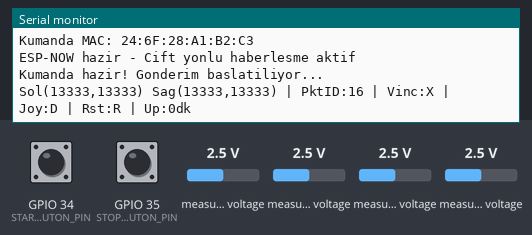
Simulated run of this sketch. Board: ESP32. Shown: the last lines printed to the serial monitor. The inputs (shaded band) are chosen by the test bench; at power-on: measured voltage 2.5 V, GPIO 34 (START_BUTON_PIN) HIGH, GPIO 35 (STOP_BUTON_PIN) HIGH.

Above: at 2.4 s.
2.5 s: measured voltage (sensor 200) set to 0.1 V
At 5.2 s:
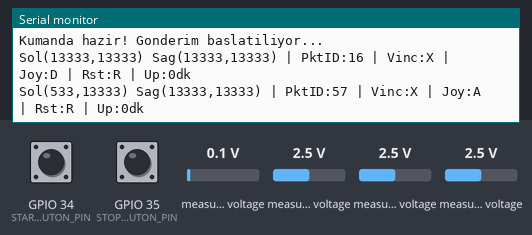
5.5 s: GPIO 34 (START_BUTON_PIN) pulled LOW for 0.15 s
At 5.88 s:
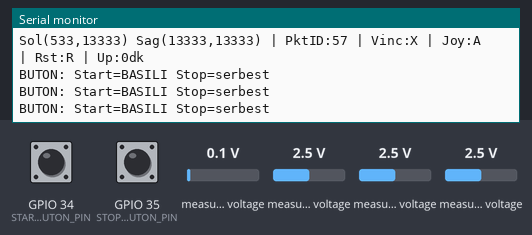
7.1 s: GPIO 35 (STOP_BUTON_PIN) pulled LOW for 0.15 s
At 7.9 s:
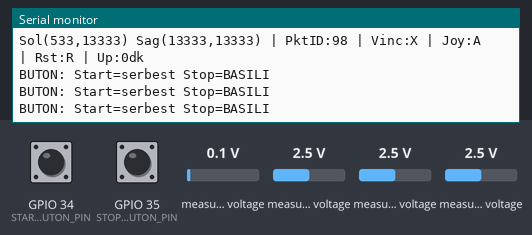
8.7 s: measured voltage (sensor 201) set to 0.1 V
At 9.8 s:
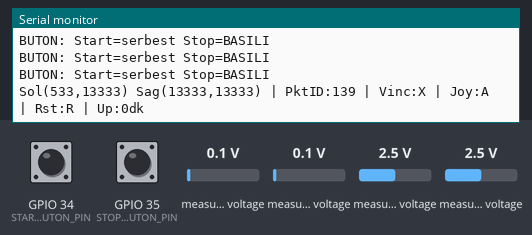
10.2 s: measured voltage (sensor 202) set to 0.1 V
At 10.2 s:
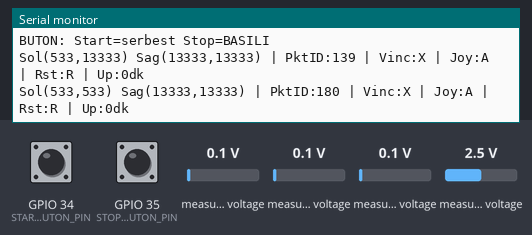
11.7 s: measured voltage (sensor 203) set to 0.1 V
At 12.6 s:
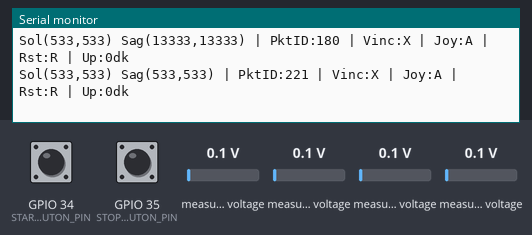
Timing chart, 0 to 14.2 s (numbered marks = the images above; inputs shaded):
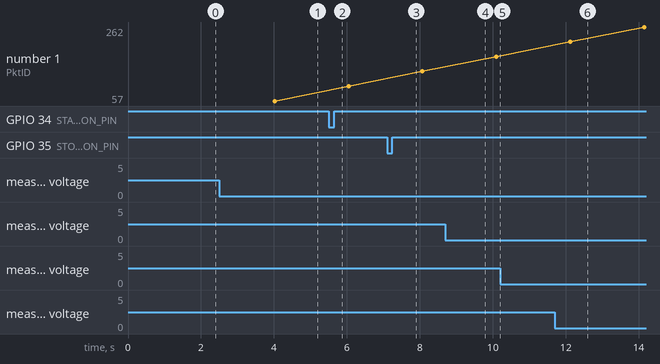

The sketch:

remoteesp.ino
```cpp
// ESP32 Kumanda Kodu v2.1 - Stabilizasyon ve Debug Düzeltmeleri
#include <WiFi.h>
#include <esp_now.h>
#include <Wire.h>
#include <Adafruit_ADS1X15.h>
#include <esp_task_wdt.h> // 🐕 WATCHDOG KÜTÜPHANESİ

// 🐕 WATCHDOG AYARLARI
#define WATCHDOG_TIMEOUT 2     // 2 SANİYE - Kumanda donma koruması
#define WATCHDOG_CHECK_INTERVAL 1500 // 1.5 saniyede bir besleme kontrolü

// ADS1115 nesnesi
Adafruit_ADS1115 ads;

// I2C pinleri
#define SDA_PIN 21
#define SCL_PIN 22
#define I2C_FREQ 50000  // 50kHz

// BUTON PİNLERİ - 10K PULL-UP İLE
#define START_BUTON_PIN 34  // Motor Start butonu
#define STOP_BUTON_PIN 35   // Motor Stop butonu

// Vinç ESP32'nin MAC adresi
uint8_t receiverMAC[] = {0x68, 0x25, 0xDD, 0xEF, 0x11, 0x94};

// Kumanda → Vinç veri yapısı - BUTON DESTEKLİ
typedef struct {
  int16_t solJoyX;
  int16_t solJoyY;
  int16_t sagJoyX;
  int16_t sagJoyY;
  bool baglanti;
  bool startButon;  // GPIO34 - Motor Start butonu
  bool stopButon;   // GPIO35 - Motor Stop butonu
  uint32_t paketID;
  uint32_t checksum;
} KumandaVeri;

// Vinç → Kumanda cevap yapısı
typedef struct {
  bool vinçHazir;
  uint32_t alinanPaketID;
  uint8_t hataKodu;
} VinçCevap;

KumandaVeri veri;
VinçCevap sonVinçCevap;
int i2cHataCount = 0;
uint32_t paketSayaci = 1;
unsigned long sonVinçCevapZamani = 0;
bool vinçBaglantiDurumu = false;

// OTOMATIK RESTART SİSTEMİ değişkenleri
unsigned long sistemBaslangic = 0;
unsigned long restartSuresi = 3600000;  // 1 saat
bool joystickAktif = false;
unsigned long restartBeklemeBaslangic = 0;
bool restartBeklemeModu = false;

// AKILLI DEADZONE
const int16_t solJoyMerkezX = 13764;
const int16_t solJoyMerkezY = 13617;
const int16_t sagJoyMerkezX = 13662;
const int16_t sagJoyMerkezY = 13162;
const int16_t deadzoneTolerans = 600;

// 🐕 WATCHDOG SETUP
void watchdogSetup() {
  esp_task_wdt_config_t wdt_config = {
    .timeout_ms = WATCHDOG_TIMEOUT * 1000,
    .trigger_panic = true
  };
  if (esp_task_wdt_init(&wdt_config) != ESP_OK) {
      Serial.println("HATA: Watchdog başlatılamadı!");
  }
  if (esp_task_wdt_add(NULL) != ESP_OK) {
    Serial.println("HATA: Mevcut görev watchdog'a eklenemedi!");
  }
  Serial.printf("*** WATCHDOG AKTİF: %d saniye timeout ***\n", WATCHDOG_TIMEOUT);
}

// 🐕 WATCHDOG YÖNETİMİ
void watchdogYonetimi() {
    // Kumanda için watchdog'u her döngüde beslemek genellikle yeterlidir.
    // Sadece I2C hattı gibi kritik bir donanım uzun süre kilitlenirse devreye girmesi hedeflenir.
    esp_task_wdt_reset();
}

// ESP-NOW gönderim callback
void veriGonderildi(const uint8_t *mac_addr, esp_now_send_status_t status) {
  // Bu fonksiyonu basit tutmak genellikle daha iyidir.
}

// Vinç cevabı alma callback
void vinçCevabiAlindi(const esp_now_recv_info *recv_info, const uint8_t *incomingData, int len) {
  if (len != sizeof(VinçCevap)) {
    return;
  }
  sonVinçCevap = *(VinçCevap*)incomingData;
  sonVinçCevapZamani = millis();
  vinçBaglantiDurumu = true;
}

// AKILLI DEADZONE KONTROLÜ
bool joystickDeadzoneDa() {
  if (abs(veri.solJoyX - solJoyMerkezX) > deadzoneTolerans || abs(veri.solJoyY - solJoyMerkezY) > deadzoneTolerans) {
    return false;
  }
  if (abs(veri.sagJoyX - sagJoyMerkezX) > deadzoneTolerans || abs(veri.sagJoyY - sagJoyMerkezY) > deadzoneTolerans) {
    return false;
  }
  return true;
}

// OTOMATIK RESTART KONTROLÜ
bool otomatikRestartKontrol() {
  unsigned long uptime = millis() - sistemBaslangic;
  if (uptime >= restartSuresi) {
    if (!restartBeklemeModu) {
      restartBeklemeModu = true;
      restartBeklemeBaslangic = millis();
      Serial.println("1 SAAT DOLDU! Restart icin joystick'leri deadzone'a getirin...");
    }
    if (restartBeklemeModu) {
      if (joystickDeadzoneDa()) {
        if (millis() - restartBeklemeBaslangic >= 5000) {
          Serial.println("5 SANIYE DEADZONE'DA = RESTART!");
          Serial.println("Watchdog devre dışı bırakılıyor ve planlı restart yapılıyor...");
          esp_task_wdt_deinit(); // Watchdog'u devre dışı bırak
          delay(1000);
          ESP.restart();
          return false;
        }
      } else {
        restartBeklemeBaslangic = millis(); // Sayacı sıfırla
      }
    }
  }
  return true;
}

// BUTON OKUMA FONKSİYONU
bool butonOku() {
  veri.startButon = !digitalRead(START_BUTON_PIN);  // LOW = basılı
  veri.stopButon = !digitalRead(STOP_BUTON_PIN);    // LOW = basılı

  // Debug - sadece buton basıldığında
  if (veri.startButon || veri.stopButon) {
    Serial.printf("BUTON: Start=%s Stop=%s\n",
                  veri.startButon ? "BASILI" : "serbest",
                  veri.stopButon ? "BASILI" : "serbest");
  }

  return true;
}

// OPERASYON TAKİBİ
void operasyonTakip() {
  joystickAktif = !joystickDeadzoneDa();
}

// Güvenli ADS1115 okuma fonksiyonu
bool adsGuvenliceOku() {
  Wire.beginTransmission(0x48);
  if (Wire.endTransmission() != 0) {
    i2cHataCount++;
    if (i2cHataCount > 3) {
      Serial.println("I2C hard reset yapiliyor...");
      Wire.end();
      delay(50);
      Wire.begin(SDA_PIN, SCL_PIN, I2C_FREQ);
      Wire.setTimeOut(3000);
      delay(100);
      if (ads.begin()) {
        ads.setGain(GAIN_TWOTHIRDS);
        ads.setDataRate(RATE_ADS1115_128SPS);
        i2cHataCount = 0;
        Serial.println("Hard reset basarili");
      } else {
        Serial.println("Hard reset basarisiz!");
      }
    }
    return false;
  }

  veri.solJoyX = ads.readADC_SingleEnded(0);
  veri.solJoyY = ads.readADC_SingleEnded(1);
  veri.sagJoyX = ads.readADC_SingleEnded(2);
  veri.sagJoyY = ads.readADC_SingleEnded(3);

  i2cHataCount = 0;
  veri.baglanti = true;
  veri.paketID = paketSayaci;

  // Butonları oku
  butonOku();

  // Checksum hesapla - butonlar dahil
  veri.checksum = veri.solJoyX ^ veri.solJoyY ^ veri.sagJoyX ^ veri.sagJoyY ^
                  veri.paketID ^ (veri.startButon ? 1 : 0) ^ (veri.stopButon ? 2 : 0);
  return true;
}

void setup() {
  Serial.begin(115200);
  delay(1000);

  sistemBaslangic = millis();

  Serial.println("Kumanda ESP32 V2.1 - WATCHDOG KORUMALI");
  Serial.println("RESTART KURALI: 1 saat + 5 saniye deadzone!");
  Serial.println("BUTON DESTEKLİ: GPIO34=START, GPIO35=STOP");

  // 🐕 WATCHDOG'U İLK İŞ OLARAK BAŞLAT
  watchdogSetup();

  // BUTON PİNLERİNİ BAŞLAT - INPUT_PULLUP
  pinMode(START_BUTON_PIN, INPUT_PULLUP);
  pinMode(STOP_BUTON_PIN, INPUT_PULLUP);
  Serial.println("Buton pinleri hazir (10K pull-up)");

  Wire.begin(SDA_PIN, SCL_PIN, I2C_FREQ);
  Wire.setTimeOut(3000);

  if (!ads.begin()) {
    Serial.println("ADS1115 bulunamadi! Sistem durduruldu.");
    while (1) { delay(1000); }
  }

  ads.setGain(GAIN_TWOTHIRDS);
  ads.setDataRate(RATE_ADS1115_128SPS);
  Serial.println("ADS1115 hazir");

  // *** STABİL WIFI BAŞLATMA RUTİNİ ***
  Serial.println("Guvenli WiFi baslatma...");
  WiFi.mode(WIFI_OFF);
  delay(100);
  WiFi.mode(WIFI_STA);
  delay(100);

  Serial.print("Kumanda MAC: ");
  Serial.println(WiFi.macAddress());

  if (esp_now_init() != ESP_OK) {
    Serial.println("ESP-NOW baslatma hatasi!");
    return;
  }

  esp_now_register_send_cb(veriGonderildi);
  esp_now_register_recv_cb(vinçCevabiAlindi);

  esp_now_peer_info_t peerInfo;
  memset(&peerInfo, 0, sizeof(peerInfo));
  memcpy(peerInfo.peer_addr, receiverMAC, 6);
  peerInfo.channel = 0;
  peerInfo.encrypt = false;
  peerInfo.ifidx = WIFI_IF_STA;

  if (esp_now_add_peer(&peerInfo) != ESP_OK) {
    Serial.println("Peer ekleme hatasi!");
    return;
  }

  Serial.println("ESP-NOW hazir - Cift yonlu haberlesme aktif");
  Serial.println("Kumanda hazir! Gonderim baslatiliyor...");
}

void loop() {
  // 🐕 WATCHDOG'U HER DÖNGÜNÜN BAŞINDA BESLE
  watchdogYonetimi();

  if (!otomatikRestartKontrol()) {
    return;
  }

  operasyonTakip();

  static unsigned long sonOkuma = 0;
  if (millis() - sonOkuma >= 15) {
    if (adsGuvenliceOku()) {
      paketSayaci++;
    }
    sonOkuma = millis();
  }

  static unsigned long sonGonderim = 0;
  if (millis() - sonGonderim >= 20) {
    esp_now_send(receiverMAC, (uint8_t*)&veri, sizeof(veri));
    sonGonderim = millis();
  }

  if (millis() - sonVinçCevapZamani > 3000) {
    if (vinçBaglantiDurumu) {
      vinçBaglantiDurumu = false;
      Serial.println("Vinc baglantisi kesildi");
    }
  }

  static unsigned long sonDebug = 0;
  if (millis() - sonDebug > 2000) {
    char vinçDurum = vinçBaglantiDurumu ? 'V' : 'X';
    char joystickDurum = joystickAktif ? 'A' : 'D';
    char restartDurum = restartBeklemeModu ? 'W' : 'R';
    unsigned long uptimeDakika = (millis() - sistemBaslangic) / 60000;

    Serial.printf("Sol(%d,%d) Sag(%d,%d) | PktID:%lu | Vinc:%c | Joy:%c | Rst:%c | Up:%ludk\n",
                  veri.solJoyX, veri.solJoyY,
                  veri.sagJoyX, veri.sagJoyY,
                  veri.paketID, vinçDurum, joystickDurum, restartDurum, uptimeDakika);

    // *** GERİ EKLENEN DETAYLI DEBUG BLOĞU ***
    if (vinçBaglantiDurumu) {
      Serial.printf("--> Vinc Son Paket:%lu | Hata Kodu:%d | I2C Hata:%d\n",
                    sonVinçCevap.alinanPaketID, sonVinçCevap.hataKodu, i2cHataCount);
    }

    sonDebug = millis();
  }

  delay(5);
}
```

Measured:
- after the input at 2.5 s, the serial monitor: prints a new line after 1.5 s (image 1)
- after the input at 5.5 s, the serial monitor: prints a new line at once (image 2)
- after the input at 7.1 s, the serial monitor: prints a new line at once (image 3)
- after the input at 11.7 s, the serial monitor: prints a new line after 0.42 s (image 6)
